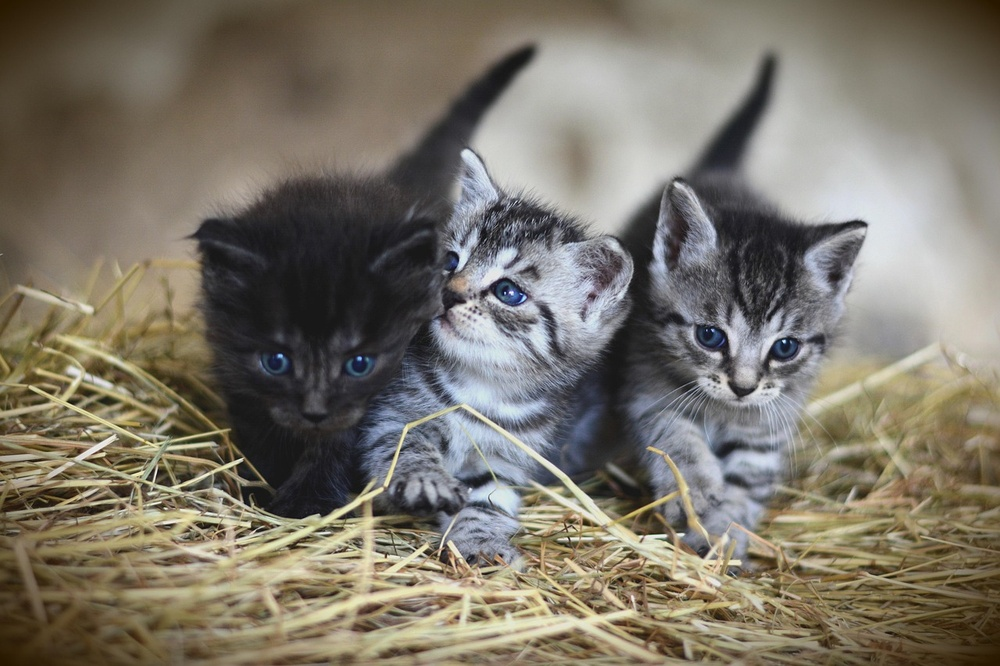
#> input picture ejercicio15/gatitos.jpg, 1000 x 666 px, shrunk from 1280 x 853 before the run
$ python ejercicio15.py
#> lines starting #> are read from the running program, lines starting #| are printed output that depends on the picture
import matplotlib.pyplot as plt
import numpy as np
from PIL import Image, ImageOps
c=0
img=Image.open("gatitos.jpg")
#> img is the input picture: PIL image 1000x666 RGB; mean R, G, B 123.4, 117.1, 104.8
img_gris=ImageOps.grayscale(img)#Convierte la imagen a escala de grises
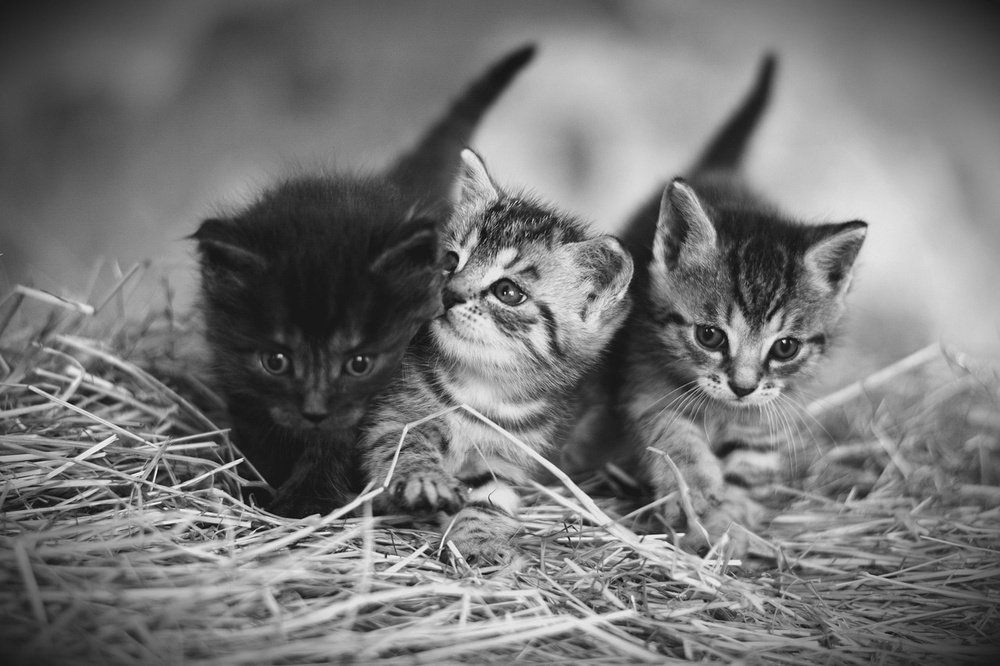
#> img_gris: PIL image 1000x666 L; min 6, max 254, mean 117.6
matriz=np.array(img_gris)#Convierte la imagen en una matriz
fyc=matriz.shape #Obtiene las dimensiones de la imagen
#> fyc = (666, 1000)
fil=fyc[0]
#> fil = 666
col=fyc[1]
#> col = 1000
print(fil)
#| 666
print(col)
#| 1000
mitCol=col//2
#> mitCol = 500
print (mitCol)
#| 500
for i in range (fil):
    for x in range (mitCol):
        aux=matriz[i][x]
        ind_op=col-1-x
        matriz[i][x]=matriz[i][ind_op]
        matriz[i][ind_op]=aux
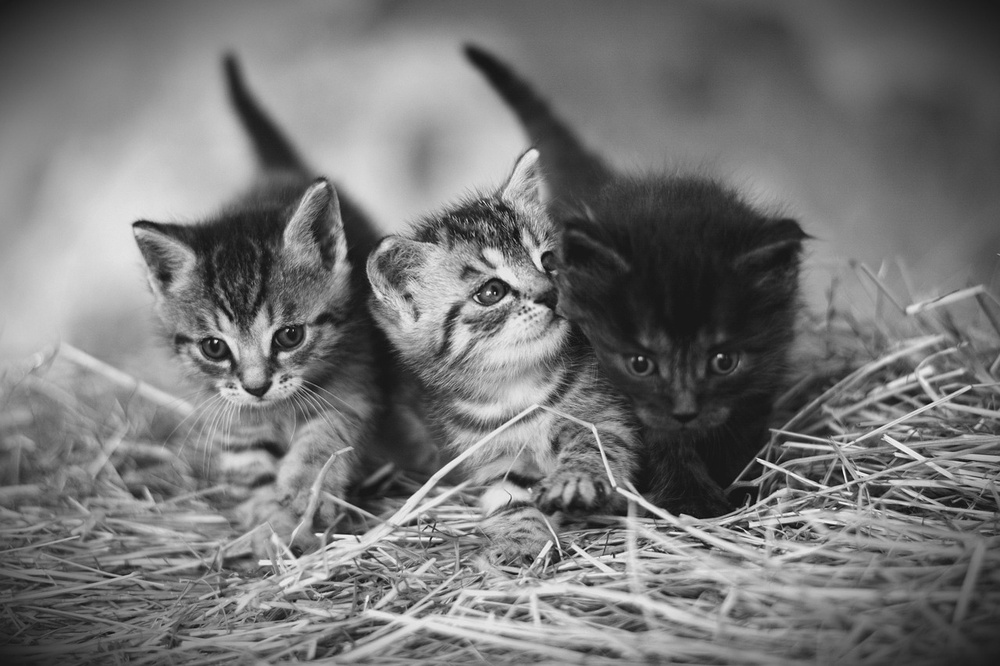
#> matriz: shape (666, 1000); min 6, max 254, mean 117.6
plt.imshow(matriz, cmap="grey")
plt.show()
